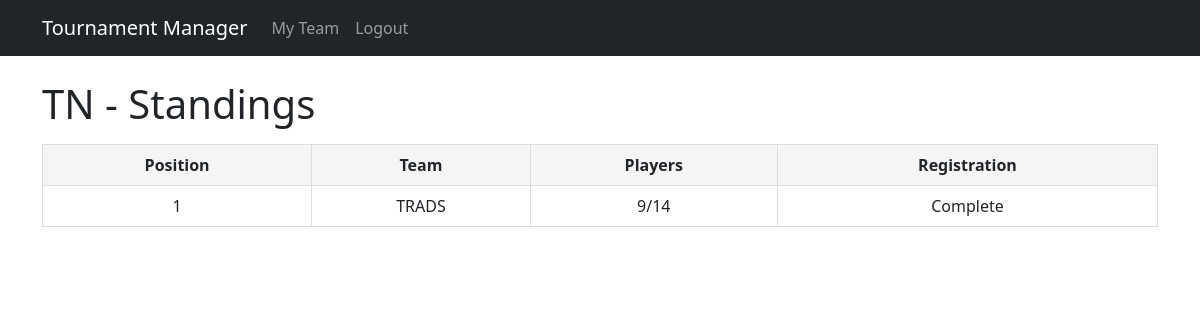
The page /api/tournament/1/standings/ (signed in) on the database as committed earlier.
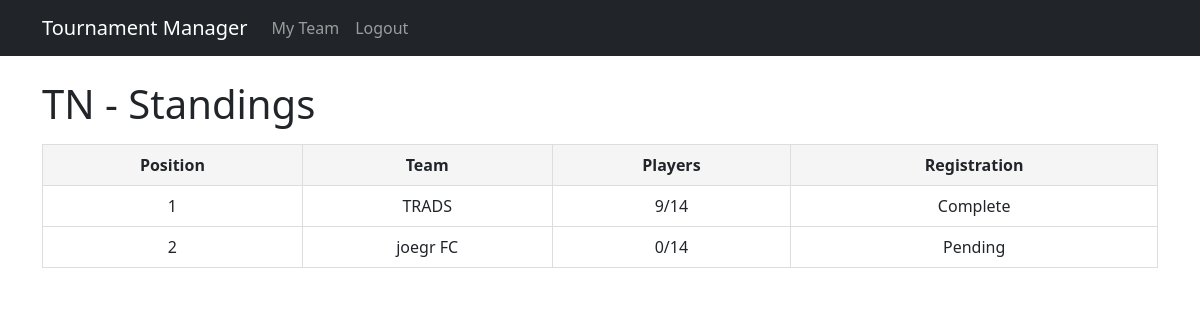
The same page on the database as committed later.
### tournament/models.py (models this page shows, shortened)
class Team(models.Model):
    slug = models.SlugField(
        unique=True,
        editable=False,
        default=''
    )
    name = models.CharField(max_length=100)
    tournament = models.ForeignKey(Tournament, on_delete=models.CASCADE)
    manager = models.ForeignKey(
        User,
        on_delete=models.CASCADE,
        default=get_admin_user
    )
    player_count = models.IntegerField(
        default=0,
        validators=[
            MinValueValidator(0),
            MaxValueValidator(14)
        ]
    )
    registration_code = models.CharField(
        max_length=8,
        unique=True,
        blank=True,
        null=True  # Null when registration complete
    )
    registration_complete = models.BooleanField(default=False)
    registration_expires = models.DateTimeField(null=True, blank=True)
    strength_rating = models.IntegerField(
        default=50,
        validators=[MinValueValidator(1), MaxValueValidator(100)]
    )
    class Meta:
        unique_together = ['tournament', 'name']

### tournament/views.py (the view)
# urls.py: path('tournament/<int:pk>/standings/', TournamentStandingsView.as_view(), name='tournament_standings'),
class TournamentStandingsView(LoginRequiredMixin, DetailView):
    model = Tournament
    template_name = 'tournament/standings.html'
    context_object_name = 'tournament'
    def get_context_data(self, **kwargs):
        context = super().get_context_data(**kwargs)
        tournament = self.get_object()
        context['teams'] = Team.objects.filter(
            tournament=tournament
        ).order_by('-registration_complete', '-player_count')
        return context

### tournament/templates/tournament/standings.html (shortened to what this page needs)
{% extends 'base.html' %}
{% block content %}
<h1>{{ tournament.name }} - Standings</h1>
<div class="tournament-standings">
    <table class="standings-table">
        <thead>
            <tr>
                <th>Position</th>
                <th>Team</th>
                <th>Players</th>
                <th>Registration</th>
            </tr>
        </thead>
        <tbody>
            {% for team in teams %}
            <tr>
                <td>{{ forloop.counter }}</td>
                <td>{{ team.name }}</td>
                <td>{{ team.player_count }}/14</td>
                <td>
                    {% if team.registration_complete %}
                        Complete
                    {% else %}
                        Pending
                    {% endif %}
                </td>
            </tr>
            {% endfor %}
        </tbody>
    </table>
</div>
{% endblock %}

Rows that differ between the two databases and show on the page:
added Team: name "joegr FC", player_count "0", registration_complete "Pending"
